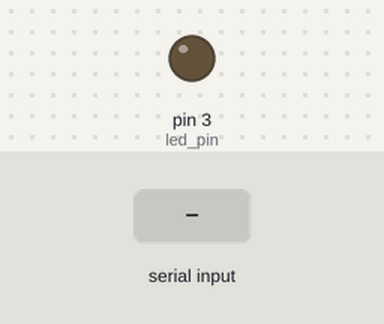
The sketch below on a simulated Arduino Uno, built with avr-gcc and run on an emulated ATmega328P. Parts: output pins drawn as LEDs (lit = HIGH). Inputs (shaded band) come from the test bench.

Above: at 1.2 s.
1.3 s: "u" received over Serial
At 2.0 s:
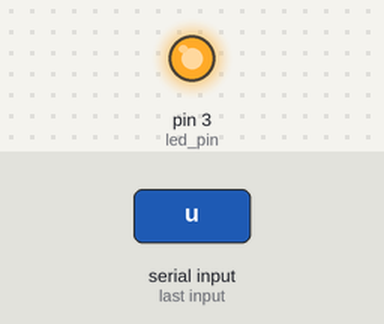
2.8 s: "d" received over Serial
At 3.1 s:
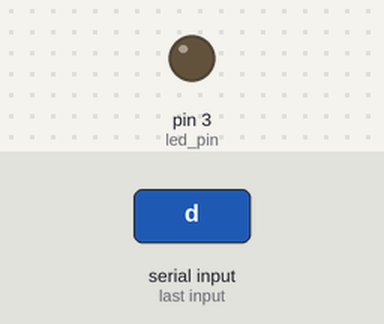
Timing chart, 0 to 5.8 s (numbered marks = the images above; inputs shaded):
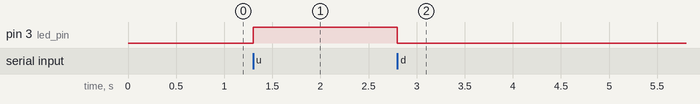

Measured:
- after the input at 1.3 s, pin 3 (led_pin): LOW → HIGH at once
- after the input at 2.8 s, pin 3 (led_pin): HIGH → LOW at once

The sketch:

sketch_oct5a.ino
```cpp
#define led_pin 3
#define sensor_pin A2

void setup() {
  Serial.begin(9600);
  pinMode(led_pin, OUTPUT);
}

void loop() {
  if (Serial.available() > 0){ //проверяем пришли ли символы
    char message = Serial.read();
    if (message == 'u'){
      digitalWrite(led_pin, HIGH);
    }
    else if (message == 'd'){
      digitalWrite(led_pin, LOW);
    }
    else if (message == 'f' || message == 'a'){
      int val = analogRead(sensor_pin);
      val = map(val, 0, 1023, 100, 999); //аналоговый может меняться от 0 до 1023, а нам нужно 3 значное число, потому что питон принимает 3 символа
      Serial.print(val);
    }
    else if(message != 'b'){
      Serial.println("Unknown message");
    }
  }


}
```
